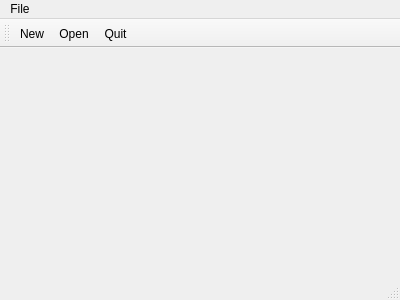
<?xml version="1.0" encoding="UTF-8"?>
<ui version="4.0">
 <class>MainWindow</class>
 <widget class="QMainWindow" name="MainWindow">
  <property name="geometry">
   <rect>
    <x>0</x>
    <y>0</y>
    <width>400</width>
    <height>300</height>
   </rect>
  </property>
  <property name="windowTitle">
   <string>MainWindow</string>
  </property>
  <widget class="QWidget" name="centralWidget"/>
  <widget class="QMenuBar" name="menuBar">
   <property name="geometry">
    <rect>
     <x>0</x>
     <y>0</y>
     <width>400</width>
     <height>22</height>
    </rect>
   </property>
   <widget class="QMenu" name="menuFile">
    <property name="title">
     <string>File</string>
    </property>
    <addaction name="actionNew"/>
    <addaction name="actionOpen"/>
    <addaction name="actionQuit"/>
   </widget>
   <addaction name="menuFile"/>
  </widget>
  <widget class="QToolBar" name="mainToolBar">
   <attribute name="toolBarArea">
    <enum>TopToolBarArea</enum>
   </attribute>
   <attribute name="toolBarBreak">
    <bool>false</bool>
   </attribute>
   <addaction name="actionNew"/>
   <addaction name="actionOpen"/>
   <addaction name="actionQuit"/>
  </widget>
  <widget class="QStatusBar" name="statusBar"/>
  <action name="actionNew">
   <property name="icon">
    <iconset resource="resource.qrc">
     <normaloff>:/rec/Image/add-subjoin-document-instrument-file-single-new-white-paper-icon-11563140202m0t37pj3rs.png</normaloff>:/rec/Image/add-subjoin-document-instrument-file-single-new-white-paper-icon-11563140202m0t37pj3rs.png</iconset>
   </property>
   <property name="text">
    <string>New</string>
   </property>
  </action>
  <action name="actionOpen">
   <property name="icon">
    <iconset resource="resource.qrc">
     <normaloff>:/rec/Image/open-file-icon-2.png</normaloff>:/rec/Image/open-file-icon-2.png</iconset>
   </property>
   <property name="text">
    <string>Open</string>
   </property>
  </action>
  <action name="actionQuit">
   <property name="icon">
    <iconset resource="resource.qrc">
     <normaloff>:/rec/Image/png-transparent-computer-icons-exit-icon-miscellaneous-angle-text.png</normaloff>:/rec/Image/png-transparent-computer-icons-exit-icon-miscellaneous-angle-text.png</iconset>
   </property>
   <property name="text">
    <string>Quit</string>
   </property>
  </action>
 </widget>
 <layoutdefault spacing="6" margin="11"/>
 <resources>
  <include location="resource.qrc"/>
 </resources>
 <connections/>
</ui>
